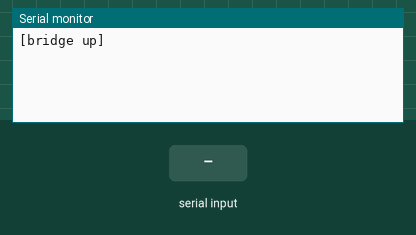
The sketch below on a simulated ESP8266 (NodeMCU). Parts: the last lines printed to the serial monitor. The test bench sets the inputs (shaded band).

Above: at 1.4 s.
1.5 s: "1" received over the second serial link
At 2.4 s:
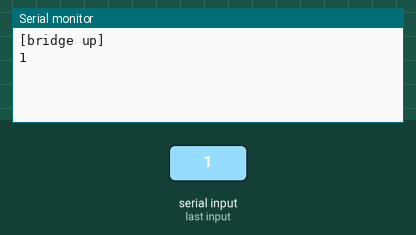
3.0 s: "0" received over the second serial link
At 3.5 s:
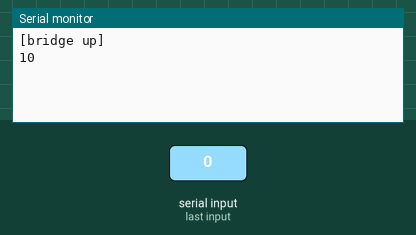

The sketch:

uart-usb-bridge-esp32.ino
```cpp
#include <SoftwareSerial.h>

#define ROUTER_RX   D2    // GPIO4 <- router TX
#define ROUTER_TX   D1    // GPIO5 -> router RX
#define ROUTER_BAUD 115200
#define PC_BAUD     115200

SoftwareSerial router;

void setup() {
  Serial.begin(PC_BAUD);
  router.begin(ROUTER_BAUD, SWSERIAL_8N1, ROUTER_RX, ROUTER_TX, false, 512);
  delay(200);
  Serial.println("\n[bridge up]");   // proves sketch runs + USB link + PC baud
}

void loop() {
  while (router.available()) Serial.write(router.read());
  while (Serial.available()) router.write(Serial.read());
}
```

Measured:
- after the input at 1.5 s, the serial monitor: prints a new line at once (image 1)
- after the input at 3.0 s, the serial monitor: prints a new line at once (image 2)
